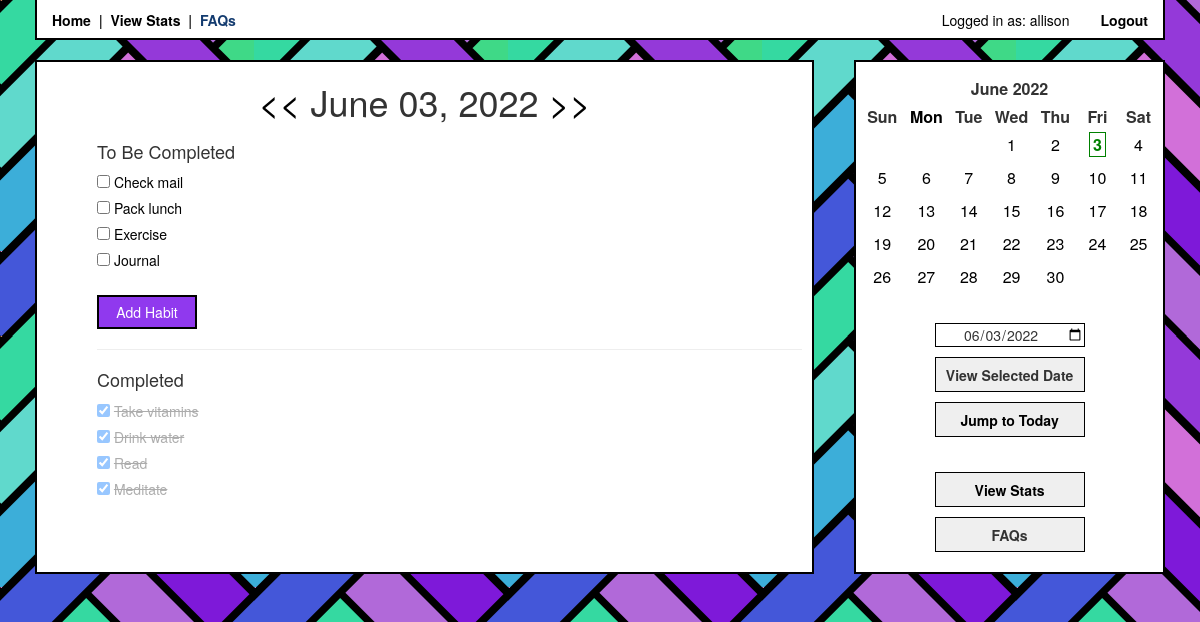
Page /viewDate/ (signed in) on the committed database.
### app/models.py (models this page shows, shortened)
class User(UserMixin, db.Model):
    id = db.Column(db.Integer, primary_key=True)
    username = db.Column(db.String(64), index=True, unique=True)
    email = db.Column(db.String(120), index=True, unique=True)
    password_hash = db.Column(db.String(128))
    habits = db.relationship('Habit', cascade='all, delete', backref='user')
    checks = db.relationship('Check', cascade='all, delete', backref='user')

class Habit(db.Model):
    id = db.Column(db.Integer, index=True, primary_key=True)
    name = db.Column(db.String(120), index=True)
    notes = db.Column(db.Text)
    custom_schedule = db.Column(db.Boolean, default=False)
    days = db.Column(db.String(7))
    user_id = db.Column(db.Integer, db.ForeignKey('user.id')) ##
    checks = db.relationship('Check', cascade='all, delete', backref='habits')

### app/routes.py (the view)
@login_required
@app.route('/viewDate/<viewDate>')
@app.route('/viewDate/')
def viewDate(viewDate=None):
    if viewDate is None:
        viewDate = date.today()
    else:
        viewDate = datetime.strptime(viewDate, '%Y-%m-%d').date()
    prevDate, nextDate = viewDate - timedelta(1), viewDate + timedelta(1)     # for prev/next day links
    strDate = viewDate.strftime('%B %d, %Y')
    habits = Habit.query.filter_by(user_id=current_user.id)
    checks = Check.query.filter_by(user_id=current_user.id, date=viewDate).all()
    checkedHabits = []
    uncheckedHabits = []
    for check in checks:
        habit = Habit.query.filter_by(id=check.habit_id).first()
        checkedHabits.append(habit)
    for habit in habits:
        if habit not in checkedHabits:
            uncheckedHabits.append(habit)
    month = getMonthCalendar(viewDate)
    return render_template('index.html', title='Habit Tracker',
    date=viewDate, prevDate=prevDate, nextDate=nextDate, strDate=strDate, month=month,
    habits=uncheckedHabits, completedHabits=checkedHabits)

### app/helpers.py (called while the page is built)
def getMonthCalendar(date):
    month, year = date.month, date.year
    today = date.today()
    calHTML = CustomCal(month, year).formatmonth(year, month)
    editedCal = calHTML
    if month == today.month and year == today.year:
        editDate = '>' + str(today.day) + '<'
        display = '><b><span class="today">  ' + str(today.day) + '  </span></b><'
        editedCal = calHTML.replace(str(editDate), display)
    editDate = '>' + str(date.day) + '<'
    display = '><span id="onDate">  ' + str(date.day) + '  </span><'
    editedCal = editedCal.replace(str(editDate), display)
    return editedCal

    def formatday(self, day, weekday):
        strDay = str(day)
        month = str(self.month)
        year = str(self.year)
        if len(strDay) == 1:
            strDay = '0' + strDay
        if len(month) == 1:
            month = '0' + month
        date = year + '-' + month + '-' + strDay
        if day == 0:
            return '<td class="noday">&nbsp;</td>'
        else:
            return '<td class="%s" id="calDate"><a class="calDate" href="javascript:f();" name="%s">%d</a></td>' % (self.cssclasses[weekday], date, day)

### app/models.py (called while the page is built)
@login.user_loader
def load_user(id):
    return User.query.get(int(id))

### app/templates/index.html (shortened to what this page needs)
{% extends 'bootstrap/base.html' %}
{% block styles %}
{{super()}}
<link rel="stylesheet" href="{{ url_for('static', filename='style.css') }}">
{% endblock %}
{% block content %}
<div class="container">
<div class="main">
{% if current_user.is_anonymous %}
<div class="content">
<p><a class="navlink" href="{{ url_for('login') }}">Login</a> to view habits.</p>
</div>{% else %}
{% include 'viewHabits.html' %}
{% endif %}
{% include 'sidebar.html' %}
</div>
{% endblock %}

### app/templates/header.html (shortened to what this page needs)
{% block head %}
<head>
    <div class="navbar">
        <a class="navlink" href="/">Home</a>
        &nbsp;|&nbsp;
        <a class="navlink" href="{{ url_for('viewStats') }}">View Stats</a>
        &nbsp;|&nbsp;
        <a class="navlink" href="">FAQs</a>
        <div class="right">
        {% if current_user.is_anonymous %}
        <a class="navlink" href="{{ url_for('login') }}">Login</a>
        {% else %}
        Logged in as: {{ current_user.username }}
        <a class="navlink" href="{{ url_for('logout') }}">Logout</a>
        {% endif %}
        </div>
    </div>
</head>
{% endblock %}

### app/templates/viewHabits.html (shortened to what this page needs)
{% block content %}
<div class="content">
    <h1 class="center-h">
        <a class="date-nav" href="{{ url_for('viewDate', viewDate=prevDate) }}"><<</a>
        <span id="viewDate">{{ strDate }}</span>
        <a class="date-nav" href="{{ url_for('viewDate', viewDate=nextDate) }}">>></a>
    </h1>
    <div class="habits">
    <h4>To Be Completed</h4>
    {% for habit in habits %}
    <input type="checkbox" class="habit" id="habit" name="{{habit.id}}">
    <label for="{{habit.id}}"><a onclick="editHabit('{{habit.id}}')">{{ habit.name }}</a></label>
    <br />
    {% endfor %}
    <br />
    <div>
        <a data-target="#add-habit-modal" role="button" class="btn" data-toggle="modal"><span class="">Add Habit</span></a>
    </div>
    {% if completedHabits %}
    <hr>
    <h4>Completed</h4>
    <div class="completed-habits">
    {% for habit in completedHabits %}
    <input type="checkbox" class="habit" id="habit" name="{{habit.id}}" checked>
    <label class="completed" for="{{habit.id}}">{{ habit.name }}</label><br />
    {% endfor %}
    </div>
    {% endif %}
    </div>
    </div>
</div>
{% endblock %}

### app/static/style.css (style rules this page uses)
.navbar { background-color: white; border: 2px solid black; border-top: transparent; border-radius: 0; margin-left: 35px; margin-right: 35px; padding-top: 10px; padding-left: 15px; padding-right: 15px; margin-bottom: 0px; font-weight: bold; min-height: 40px; }
.navlink, .navlink:hover { color: rgb(19, 59, 111); font-weight: bold; padding: 0px; }
a, a:hover { color: black; }
.right { float: right; color: black; font-weight: normal; }
body { background-image: url("../static/hb.png"); margin: 0px; padding: 0px; }
label { font-weight: normal; }
.container { display: flex; flex-direction: row; width: 100%; }
.sidebar, .main { display: flex; flex-direction: column; margin: 20px; border: 2px solid black; background-color: white; padding-bottom: 15px; }
.main { flex-grow: 5; min-width: 350px; }
.content { padding-left: 10px; padding-right: 10px; }
.center-h { margin-bottom: 20px; align-content: center; text-align: center; }
.date-nav, .date-nav:hover { color: black; }
.habits { padding-left: 50px; font-weight: normal; }
.completed-habits { opacity: 40%; }
.completed { text-decoration: line-through; }
.btn, .btn:hover, .btn:active { background-color: rgb(144, 57, 238); border: 2px solid black; padding: 5px; width: 100px; color: white; border-radius: 0; }
th { text-align: center; }
th.month { padding-top: 10px; padding-bottom: 5px; width: 50%; margin: 5px auto; text-align: center; }
.month { text-align: center; }
td { padding: 5px; }
.today { font-weight: bold; color: green; padding-left: 3px; padding-right: 3px; margin: 2px; border: 1px solid; }
#calDate, .calDate, a:link { color: black; }
.mon { color: black; }

### rows in the picture
User: username "allison"
Habit: name "Check mail"
Habit: name "Pack lunch"
Habit: name "Exercise"
Habit: name "Journal"
Habit: name "Take vitamins"
Habit: name "Drink water"
Habit: name "Read"
Habit: name "Meditate"

### other values in the picture
{{ strDate }} "June 03, 2022"
{{ month | safe }} "June 2022 Sun Mon Tue Wed Thu Fri Sat 1 2 3 4 5 6 7 8 9 10 11 12 13 14 15 16 17 18 19 20 21 22 23 24 25 26 27 28 29 30"
